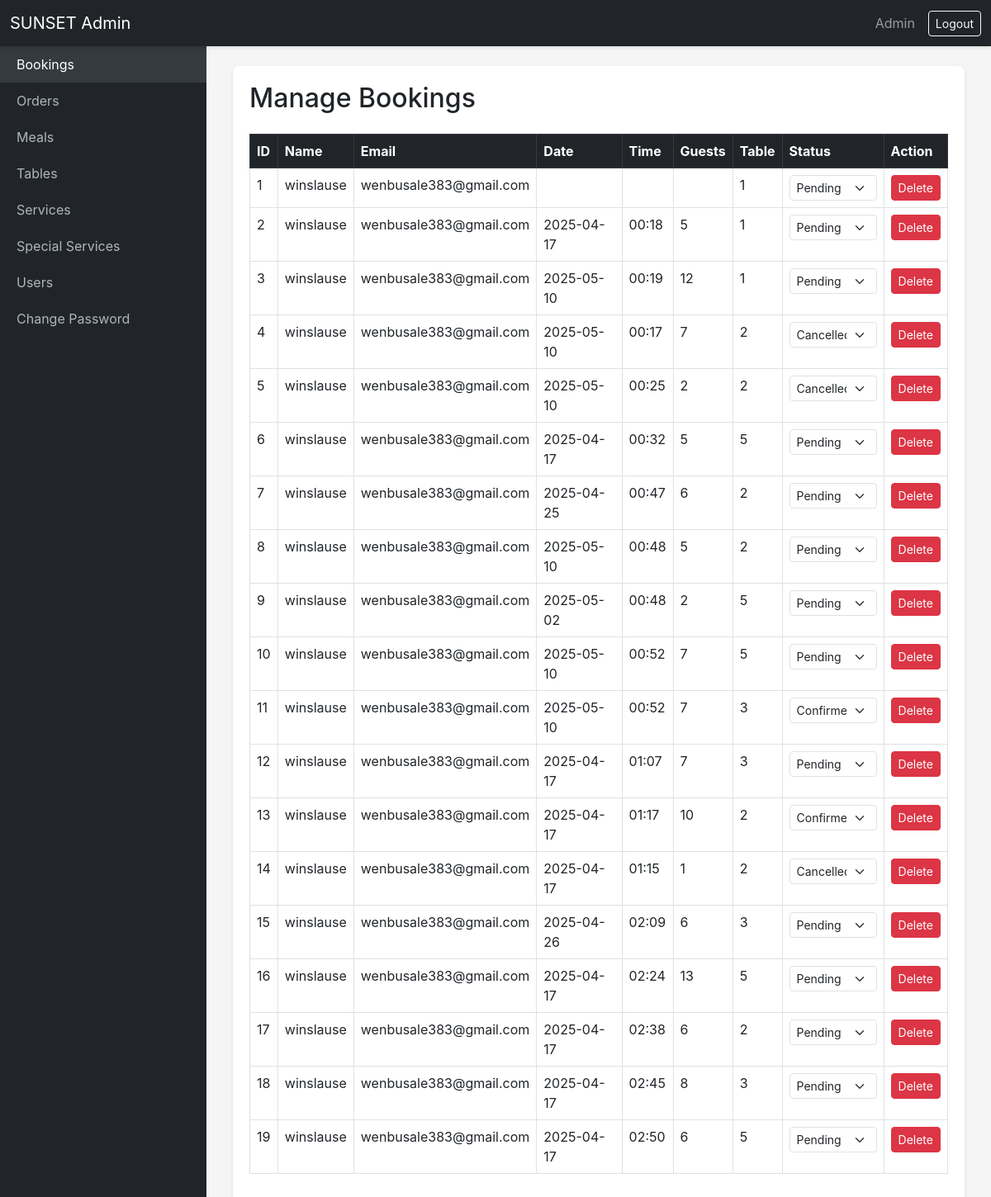
Before: /admin (signed in) with the older database file.
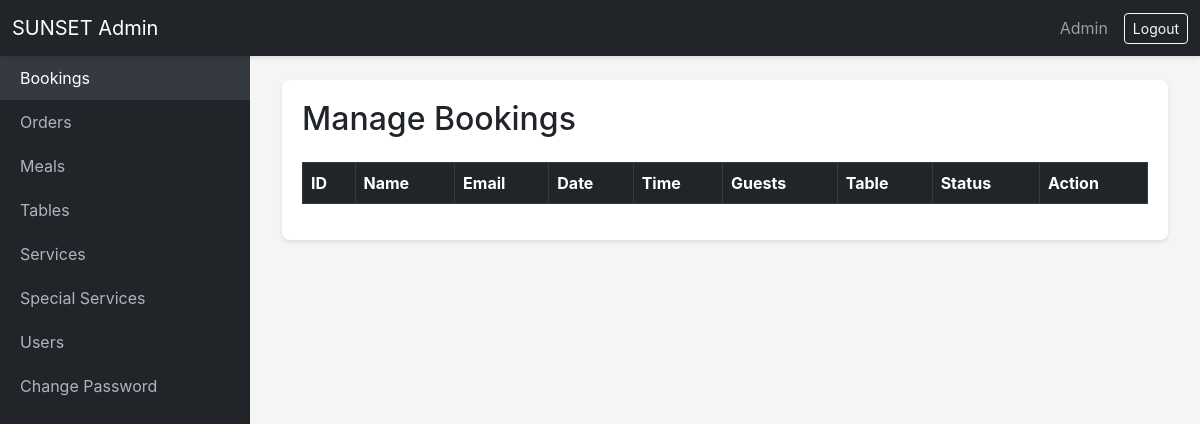
After: the same page with the newer database file.
### app.py (models this page shows)
class Booking(db.Model):
    id = db.Column(db.Integer, primary_key=True)
    user_id = db.Column(db.Integer, db.ForeignKey('user.id'), nullable=False)
    name = db.Column(db.String(100), nullable=False)
    email = db.Column(db.String(100), nullable=False)
    date = db.Column(db.String(20), nullable=False)
    time = db.Column(db.String(10), nullable=False)
    guests = db.Column(db.Integer, nullable=False)
    table_id = db.Column(db.Integer, db.ForeignKey('table.id'), nullable=True)
    items = db.Column(db.String(500), nullable=True)
    service_id = db.Column(db.Integer, db.ForeignKey('service.id'), nullable=True)
    status = db.Column(db.String(20), default='Pending')
    table = db.relationship('Table', backref='bookings')

class Table(db.Model):
    id = db.Column(db.Integer, primary_key=True)
    table_number = db.Column(db.String(20), unique=True, nullable=False)
    capacity = db.Column(db.Integer, nullable=False)

### app.py (the view)
@app.route('/admin')
def admin():
    if 'admin' not in session:
        return redirect(url_for('admin_login'))
    bookings = Booking.query.all()
    orders = FoodOrder.query.all()
    services = Service.query.all()
    special_services = SpecialService.query.all()
    users = User.query.all()
    return render_template('admin.html', bookings=bookings, orders=orders, services=services, special_services=special_services, users=users)

### app.py (called while the page is built)
@app.context_processor
def inject_globals():
    user = None
    if 'user_email' in session:
        user = User.query.filter_by(email=session['user_email']).first()
        if not user:
            session.pop('user_email', None)
    return dict(
        meals=Meal.query.all() or [],
        tables=Table.query.all() or [],
        user=user
    )

### templates/admin.html (shortened to what this page needs)
<!DOCTYPE html>
<html lang="en">
<head>
    <link href="https://cdn.jsdelivr.net/npm/bootstrap@5.3.0/dist/css/bootstrap.min.css" rel="stylesheet">
    <link rel="stylesheet" href="{{ url_for('static', filename='css/admin.css') }}">
</head>
<body>
    <header class="navbar navbar-dark bg-dark fixed-top">
        <div class="container-fluid">
            <a class="navbar-brand" href="/">SUNSET Admin</a>
            <div class="d-flex align-items-center">
                <span class="navbar-text me-3">Admin</span>
                <a href="/admin/logout" class="btn btn-outline-light btn-sm">Logout</a>
            </div>
        </div>
    </header>
    <div class="sidebar">
        <nav class="nav flex-column">
            <a class="nav-link active" href="#bookings" data-section="bookings">Bookings</a>
            <a class="nav-link" href="#orders" data-section="orders">Orders</a>
            <a class="nav-link" href="#meals" data-section="meals">Meals</a>
            <a class="nav-link" href="#tables" data-section="tables">Tables</a>
            <a class="nav-link" href="#services" data-section="services">Services</a>
            <a class="nav-link" href="#special-services" data-section="special-services">Special Services</a>
            <a class="nav-link" href="#users" data-section="users">Users</a>
            <a class="nav-link" href="#change-password" data-section="change-password" data-bs-toggle="modal" data-bs-target="#changePasswordModal">Change Password</a>
        </nav>
    </div>
    <main class="main-content">
        <div class="container-fluid">
            <section id="bookings" class="content-section">
                <div class="d-flex justify-content-between align-items-center mb-3">
                    <h2>Manage Bookings</h2>
                </div>
                <div class="table-responsive">
                    <table class="table table-bordered table-hover">
                        <thead class="table-dark">
                            <tr>
                                <th>ID</th>
                                <th>Name</th>
                                <th>Email</th>
                                <th>Date</th>
                                <th>Time</th>
                                <th>Guests</th>
                                <th>Table</th>
                                <th>Status</th>
                                <th>Action</th>
                            </tr>
                        </thead>
                        <tbody>
                            {% for booking in bookings %}
                                <tr>
                                    <td>{{ booking.id }}</td>
                                    <td>{{ booking.name }}</td>
                                    <td>{{ booking.email }}</td>
                                    <td>{{ booking.date }}</td>
                                    <td>{{ booking.time }}</td>
                                    <td>{{ booking.guests }}</td>
                                    <td>{{ booking.table.table_number if booking.table else 'N/A' }}</td>
                                    <td>
                                        <select class="status-select form-select form-select-sm" data-id="{{ booking.id }}" data-type="booking">
                                            <option value="Pending" {{ 'selected' if booking.status == 'Pending' }}>Pending</option>
                                            <option value="Confirmed" {{ 'selected' if booking.status == 'Confirmed' }}>Confirmed</option>
                                            <option value="Cancelled" {{ 'selected' if booking.status == 'Cancelled' }}>Cancelled</option>
                                        </select>
                                    </td>
                                    <td>
                                        <button class="btn btn-danger btn-sm delete-booking-btn" data-id="{{ booking.id }}">Delete</button>
                                    </td>
                                </tr>
                            {% endfor %}
                        </tbody>
                    </table>
                </div>
            </section>
        </div>
    </main>
</body>
</html>

### static/css/admin.css (style rules this page uses)
body { font-family: -apple-system, BlinkMacSystemFont, 'Segoe UI', Roboto, 'Helvetica Neue', Arial, sans-serif; background-color: #f5f5f5; margin: 0; padding: 0; }
.navbar { box-shadow: 0 2px 4px rgba(0, 0, 0, 0.1); }
.sidebar { width: 250px; background-color: #212529; color: #fff; position: fixed; top: 56px; bottom: 0; left: 0; transition: transform 0.3s ease; z-index: 1000; }
.sidebar .nav-link { color: #adb5bd; padding: 10px 20px; transition: background-color 0.2s, color 0.2s; }
.sidebar .nav-link:hover, .sidebar .nav-link.active { color: #fff; background-color: #343a40; }
.main-content { margin-left: 250px; padding: 80px 20px 20px; transition: margin-left 0.3s ease; }
.content-section { background-color: #fff; border-radius: 8px; padding: 20px; box-shadow: 0 2px 4px rgba(0, 0, 0, 0.1); margin-bottom: 20px; }
.table { background-color: #fff; }
.table-dark { background-color: #343a40; }

Changed rows visible on the page:
removed Booking: id "1", name "winslause", email "wenbusale383@gmail.com", table "1", id "Pending"
removed Booking: id "2", name "winslause", email "wenbusale383@gmail.com", date "2025-04-17", time "00:18", guests "5", table "1", id "Pending"
removed Booking: id "3", name "winslause", email "wenbusale383@gmail.com", date "2025-05-10", time "00:19", guests "12", table "1", id "Pending"
removed Booking: id "4", name "winslause", email "wenbusale383@gmail.com", date "2025-05-10", time "00:17", guests "7", table "2", id "Cancelled"
removed Booking: id "5", name "winslause", email "wenbusale383@gmail.com", date "2025-05-10", time "00:25", guests "2", table "2", id "Cancelled"
removed Booking: id "6", name "winslause", email "wenbusale383@gmail.com", date "2025-04-17", time "00:32", guests "5", table "5", id "Pending"
removed Booking: id "7", name "winslause", email "wenbusale383@gmail.com", date "2025-04-25", time "00:47", guests "6", table "2", id "Pending"
removed Booking: id "8", name "winslause", email "wenbusale383@gmail.com", date "2025-05-10", time "00:48", guests "5", table "2", id "Pending"
removed Booking: id "9", name "winslause", email "wenbusale383@gmail.com", date "2025-05-02", time "00:48", guests "2", table "5", id "Pending"
removed Booking: id "10", name "winslause", email "wenbusale383@gmail.com", date "2025-05-10", time "00:52", guests "7", table "5", id "Pending"
removed Booking: id "11", name "winslause", email "wenbusale383@gmail.com", date "2025-05-10", time "00:52", guests "7", table "3", id "Confirmed"
removed Booking: id "12", name "winslause", email "wenbusale383@gmail.com", date "2025-04-17", time "01:07", guests "7", table "3", id "Pending"
removed Booking: id "13", name "winslause", email "wenbusale383@gmail.com", date "2025-04-17", time "01:17", guests "10", table "2", id "Confirmed"
removed Booking: id "14", name "winslause", email "wenbusale383@gmail.com", date "2025-04-17", time "01:15", guests "1", table "2", id "Cancelled"
removed Booking: id "15", name "winslause", email "wenbusale383@gmail.com", date "2025-04-26", time "02:09", guests "6", table "3", id "Pending"
removed Booking: id "16", name "winslause", email "wenbusale383@gmail.com", date "2025-04-17", time "02:24", guests "13", table "5", id "Pending"
removed Booking: id "17", name "winslause", email "wenbusale383@gmail.com", date "2025-04-17", time "02:38", guests "6", table "2", id "Pending"
removed Booking: id "18", name "winslause", email "wenbusale383@gmail.com", date "2025-04-17", time "02:45", guests "8", table "3", id "Pending"
removed Booking: id "19", name "winslause", email "wenbusale383@gmail.com", date "2025-04-17", time "02:50", guests "6", table "5", id "Pending"
